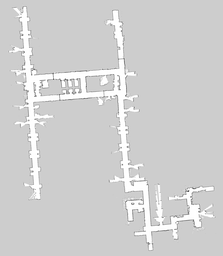
//> input picture 2dlocalizer_scripts/map499.png, 223 x 256 px, shrunk from 1902 x 2187 before the run; the run also reads 1 picture not shown here
$ ./template_matching   (built with g++ and OpenCV 4)
//> lines starting //> are read from the running program, lines starting //| are printed output that depends on the picture; after the words box and inside, x2 and y2 are one past the last pixel; in counts of white or black regions, pixels touching at a corner belong together
#include <chrono>
#include <iostream>
#include <opencv2/highgui/highgui.hpp>
#include <opencv2/imgproc/imgproc.hpp>
#include <opencv2/opencv.hpp>
// what is cuda stream?
// Try in python: img gradient

int main() {
  // Load the full image
  cv::Mat img = cv::imread("map499.png", cv::IMREAD_COLOR);
//> img is the input picture: 256 rows x 223 cols, CV_8UC3; min 89, max 255, mean 208.4
  if (img.empty()) {
    std::cerr << "Error reading the image" << std::endl;
    return -1;
  }

  // Load the template image
  cv::Mat templ = cv::imread("map499_bluth.png", cv::IMREAD_COLOR);
  if (templ.empty()) {
    std::cerr << "Error reading the template" << std::endl;
    return -1;
  }

  cv::Mat result;
  int result_cols = img.cols - templ.cols + 1;
//> result_cols = 206
  int result_rows = img.rows - templ.rows + 1;
//> result_rows = 243
  result.create(result_rows, result_cols, CV_32FC1);

  // Do the matching
  auto start = std::chrono::high_resolution_clock::now(); // Start the timer
  for (int i = 0; i < 127; i++) {
    cv::matchTemplate(img, templ, result, cv::TM_CCOEFF_NORMED);
    cv::normalize(result, result, 0, 1, cv::NORM_MINMAX, -1, cv::Mat());

    // Localize the best match with minMaxLoc
    double minVal, maxVal;
    cv::Point minLoc, maxLoc, matchLoc;
    cv::minMaxLoc(result, &minVal, &maxVal, &minLoc, &maxLoc, cv::Mat());

    // For TM_SQDIFF and TM_SQDIFF_NORMED, the best match are the lowest values
    matchLoc = maxLoc;

    // Draw a rectangle on the found location
    cv::rectangle(img, matchLoc,
                  cv::Point(matchLoc.x + templ.cols, matchLoc.y + templ.rows),
                  cv::Scalar::all(0), 2, 8, 0);
    // std::cout<<"matchLoc: "<<matchLoc.x<<", "<<matchLoc.y<<std::endl;
  }
//> this loop made 127 passes
//> (minLoc, matchLoc) on passes 1 to 12: (Point(15, 81), Point(150, 203)), (Point(159, 208), Point(150, 184)), (Point(159, 208), Point(27, 178)), (Point(159, 208), Point(27, 160)), (Point(159, 208), Point(18, 41)), (Point(159, 208), Point(25, 126)), (Point(159, 208), Point(114, 118)), (Point(159, 208), Point(107, 13)), (Point(159, 208), Point(17, 23)), (Point(159, 208), Point(112, 55)), (Point(159, 208), Point(110, 29)), (Point(117, 20), Point(112, 100))
//> pass 1, `cv::matchTemplate(img, templ, result, cv::TM_CCOEFF_NORMED);`:
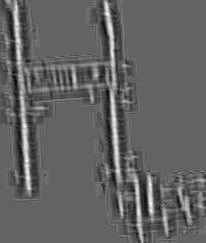
//> result: 243 rows x 206 cols, CV_32FC1; min -0.422, max 0.662, mean -0.00201; drawn with min black and max white
//> pass 2, `cv::matchTemplate(img, templ, result, cv::TM_CCOEFF_NORMED);`:
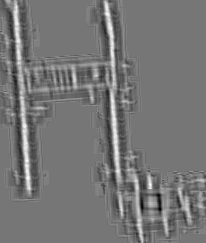
//> result: 243 rows x 206 cols, CV_32FC1; min -0.547, max 0.628, mean -0.00205; drawn with min black and max white
//> after the loop:
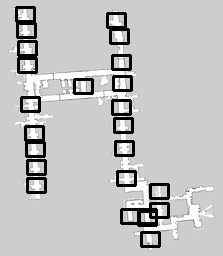
//> img: 256 rows x 223 cols, CV_8UC3; 7.49% of pixels changed, all inside (x1, y1, x2, y2) = (15, 6, 170, 248)
//> after the loop:
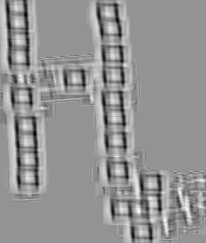
//> result: 243 rows x 206 cols, CV_32FC1; min 0, max 1, mean 0.58
  auto end = std::chrono::high_resolution_clock::now(); // Stop the timer
  std::chrono::duration<double> elapsed = end - start;
  std::cout << "Matching time: " << elapsed.count() << " seconds." << std::endl;

  // Show the result
  cv::imshow("Matched Result", img);
  cv::waitKey(5000);

  return 0;
}
